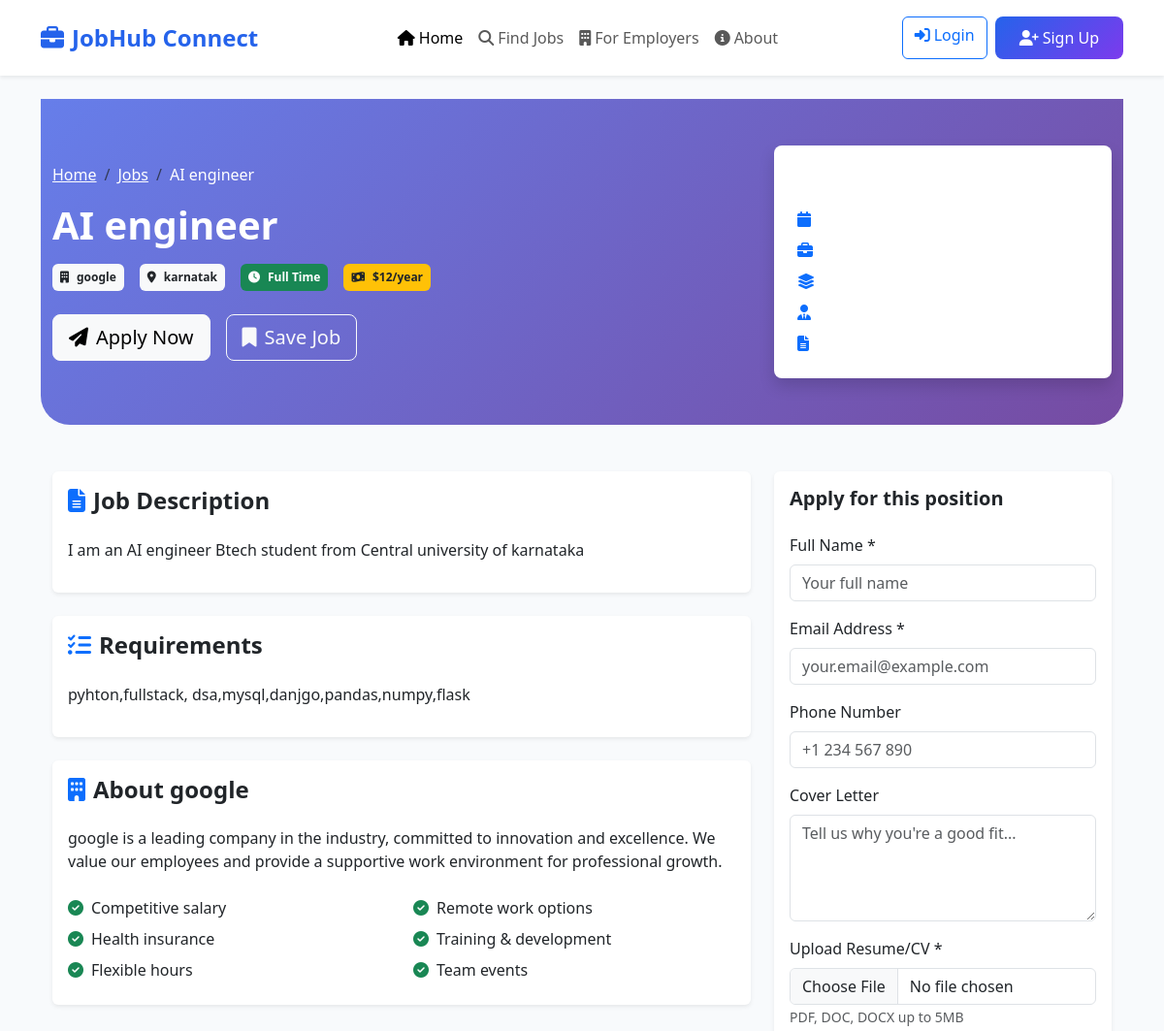
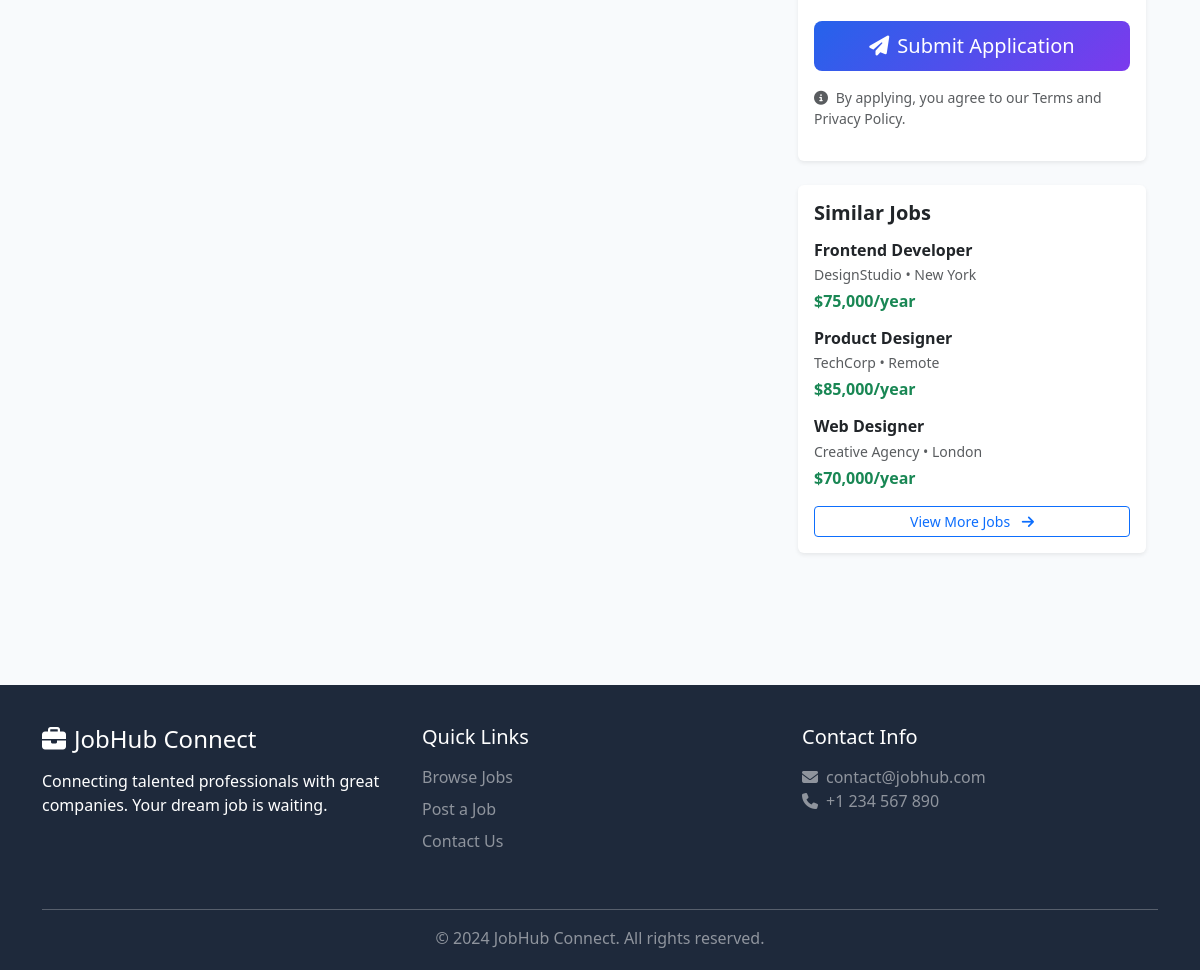
The app's page /job/1/ with its own data (2 pictures, top to bottom).
### jobs/models.py (models this page shows, shortened)
class Job(models.Model):
    JOB_TYPES = [
        ('full_time', 'Full Time'),
        ('part_time', 'Part Time'),
        ('contract', 'Contract'),
        ('internship', 'Internship'),
        ('remote', 'Remote'),
    ]
    CATEGORIES = [
        ('it', 'Information Technology'),
        ('engineering', 'Engineering'),
        ('healthcare', 'Healthcare'),
        ('finance', 'Finance'),
        ('marketing', 'Marketing'),
        ('education', 'Education'),
        ('other', 'Other'),
    ]
    title = models.CharField(max_length=200)
    company = models.CharField(max_length=200)
    location = models.CharField(max_length=200)
    job_type = models.CharField(max_length=20, choices=JOB_TYPES, default='full_time')
    category = models.CharField(max_length=50, choices=CATEGORIES, default='it')
    description = models.TextField()
    requirements = models.TextField()
    salary = models.DecimalField(max_digits=10, decimal_places=2, null=True, blank=True)
    posted_by = models.ForeignKey(User, on_delete=models.CASCADE)
    posted_date = models.DateTimeField(auto_now_add=True)
    is_active = models.BooleanField(default=True)
    class Meta:
        ordering = ['-posted_date']

### jobs/views.py (the view)
# urls.py: path('job/<int:job_id>/', views.job_detail, name='job_detail'),
def job_detail(request, job_id):
    job = get_object_or_404(Job, id=job_id, is_active=True)
    return render(request, 'job_detail.html', {'job': job})

### templates/job_detail.html (shortened to what this page needs)
{% extends 'base.html' %}
{% load static %}
{% block content %}
<section class="hero-section py-5" style="background: linear-gradient(135deg, #667eea 0%, #764ba2 100%);">
    <div class="container">
        <div class="row align-items-center">
            <div class="col-lg-8">
                <nav aria-label="breadcrumb">
                    <ol class="breadcrumb bg-transparent p-0">
                        <li class="breadcrumb-item"><a href="{% url 'home' %}" class="text-white">Home</a></li>
                        <li class="breadcrumb-item"><a href="#" class="text-white">Jobs</a></li>
                        <li class="breadcrumb-item active text-white" aria-current="page">{{ job.title }}</li>
                    </ol>
                </nav>
                <h1 class="text-white fw-bold mb-3">{{ job.title }}</h1>
                <div class="d-flex flex-wrap gap-3 mb-4">
                    <span class="badge bg-light text-dark p-2">
                        <i class="fas fa-building me-2"></i>{{ job.company }}
                    </span>
                    <span class="badge bg-light text-dark p-2">
                        <i class="fas fa-map-marker-alt me-2"></i>{{ job.location }}
                    </span>
                    <span class="badge bg-success p-2">
                        <i class="fas fa-clock me-2"></i>{{ job.get_job_type_display }}
                    </span>
                    {% if job.salary %}
                    <span class="badge bg-warning text-dark p-2">
                        <i class="fas fa-money-bill-wave me-2"></i>${{ job.salary|floatformat:0 }}/year
                    </span>
                    {% endif %}
                </div>
                <div class="d-flex gap-3">
                    <button class="btn btn-light btn-lg" onclick="applyForJob()">
                        <i class="fas fa-paper-plane me-2"></i>Apply Now
                    </button>
                    <button class="btn btn-outline-light btn-lg">
                        <i class="fas fa-bookmark me-2"></i>Save Job
                    </button>
                </div>
            </div>
            <div class="col-lg-4 text-center">
                <div class="bg-white rounded-3 p-4 shadow">
                    <h5 class="fw-bold mb-3">Job Summary</h5>
                    <div class="text-start">
                        <p class="mb-2"><i class="fas fa-calendar me-2 text-primary"></i><strong>Posted:</strong> {{ job.posted_date|date:"M d, Y" }}</p>
                        <p class="mb-2"><i class="fas fa-briefcase me-2 text-primary"></i><strong>Type:</strong> {{ job.get_job_type_display }}</p>
                        <p class="mb-2"><i class="fas fa-layer-group me-2 text-primary"></i><strong>Category:</strong> {{ job.get_category_display }}</p>
                        <p class="mb-2"><i class="fas fa-user-tie me-2 text-primary"></i><strong>Experience:</strong> Mid Level</p>
                        <p class="mb-0"><i class="fas fa-file-alt me-2 text-primary"></i><strong>Applications:</strong> 24 applied</p>
                    </div>
                </div>
            </div>
        </div>
    </div>
</section>
<section class="py-5">
    <div class="container">
        <div class="row">
            <div class="col-lg-8">
                <div class="card border-0 shadow-sm mb-4">
                    <div class="card-body">
                        <h4 class="fw-bold mb-4">
                            <i class="fas fa-file-alt text-primary me-2"></i>Job Description
                        </h4>
                        <p>{{ job.description|linebreaks }}</p>
                    </div>
                </div>
                <div class="card border-0 shadow-sm mb-4">
                    <div class="card-body">
                        <h4 class="fw-bold mb-4">
                            <i class="fas fa-list-check text-primary me-2"></i>Requirements
                        </h4>
                        {{ job.requirements|linebreaks }}
                    </div>
                </div>
                <div class="card border-0 shadow-sm">
                    <div class="card-body">
                        <h4 class="fw-bold mb-4">
                            <i class="fas fa-building text-primary me-2"></i>About {{ job.company }}
                        </h4>
                        <p>{{ job.company }} is a leading company in the industry, committed to innovation and excellence. We value our employees and provide a supportive work environment for professional growth.</p>
                        <div class="row mt-4">
                            <div class="col-md-6">
                                <p class="mb-2"><i class="fas fa-check-circle text-success me-2"></i>Competitive salary</p>
                                <p class="mb-2"><i class="fas fa-check-circle text-success me-2"></i>Health insurance</p>
                                <p class="mb-2"><i class="fas fa-check-circle text-success me-2"></i>Flexible hours</p>
                            </div>
                            <div class="col-md-6">
                                <p class="mb-2"><i class="fas fa-check-circle text-success me-2"></i>Remote work options</p>
                                <p class="mb-2"><i class="fas fa-check-circle text-success me-2"></i>Training & development</p>
                                <p class="mb-2"><i class="fas fa-check-circle text-success me-2"></i>Team events</p>
                            </div>
                        </div>
                    </div>
                </div>
            </div>
            <div class="col-lg-4">
                <div class="card border-0 shadow-sm sticky-top" style="top: 20px;">
                    <div class="card-body">
                        <h5 class="fw-bold mb-4">Apply for this position</h5>
                        <div class="mb-3">
                            <label class="form-label">Full Name *</label>
                            <input type="text" class="form-control" placeholder="Your full name">
                        </div>
                        <div class="mb-3">
                            <label class="form-label">Email Address *</label>
                            <input type="email" class="form-control" placeholder="your.email@example.com">
                        </div>
                        <div class="mb-3">
                            <label class="form-label">Phone Number</label>
                            <input type="tel" class="form-control" placeholder="+1 234 567 890">
                        </div>
                        <div class="mb-3">
                            <label class="form-label">Cover Letter</label>
                            <textarea class="form-control" rows="4" placeholder="Tell us why you're a good fit..."></textarea>
                        </div>
                        <div class="mb-4">
                            <label class="form-label">Upload Resume/CV *</label>
                            <input type="file" class="form-control">
                            <small class="text-muted">PDF, DOC, DOCX up to 5MB</small>
                        </div>
                        <button class="btn btn-primary w-100 btn-lg" onclick="submitApplication()">
                            <i class="fas fa-paper-plane me-2"></i>Submit Application
                        </button>
                        <p class="text-muted small mt-3">
                            <i class="fas fa-info-circle me-1"></i>
                            By applying, you agree to our Terms and Privacy Policy.
                        </p>
                    </div>
                </div>
                <div class="card border-0 shadow-sm mt-4">
                    <div class="card-body">
                        <h5 class="fw-bold mb-3">Similar Jobs</h5>
                        <div class="similar-job mb-3">
                            <h6 class="fw-bold mb-1">Frontend Developer</h6>
                            <p class="text-muted small mb-1">DesignStudio • New York</p>
                            <p class="text-success fw-bold mb-0">$75,000/year</p>
                        </div>
                        <div class="similar-job mb-3">
                            <h6 class="fw-bold mb-1">Product Designer</h6>
                            <p class="text-muted small mb-1">TechCorp • Remote</p>
                            <p class="text-success fw-bold mb-0">$85,000/year</p>
                        </div>
                        <div class="similar-job">
                            <h6 class="fw-bold mb-1">Web Designer</h6>
                            <p class="text-muted small mb-1">Creative Agency • London</p>
                            <p class="text-success fw-bold mb-0">$70,000/year</p>
                        </div>
                        <a href="#" class="btn btn-outline-primary btn-sm w-100 mt-3">
                            View More Jobs <i class="fas fa-arrow-right ms-2"></i>
                        </a>
                    </div>
                </div>
            </div>
        </div>
    </div>
</section>
{% endblock %}

### templates/base.html (style rules this page uses)
:root { --primary-color: #2563eb; --secondary-color: #7c3aed; --accent-color: #10b981; --dark-color: #1e293b; --light-color: #f8fafc; }
body { font-family: 'Segoe UI', Tahoma, Geneva, Verdana, sans-serif; background-color: #f8fafc; }
.btn-primary { background: linear-gradient(135deg, var(--primary-color), var(--secondary-color)); border: none; padding: 10px 25px; border-radius: 8px; font-weight: 500; }
.hero-section { background: linear-gradient(rgba(30, 41, 59, 0.9), rgba(30, 41, 59, 0.9)); color: white; padding: 80px 0; border-radius: 0 0 30px 30px; }

### records on screen
Job: title "AI engineer", company "google", location "karnatak", job_type "Full Time", salary "12", description "I am an AI engineer Btech student from Central university of karnataka", requirements "pyhton,fullstack, dsa,mysql,danjgo,pandas,numpy,flask"
